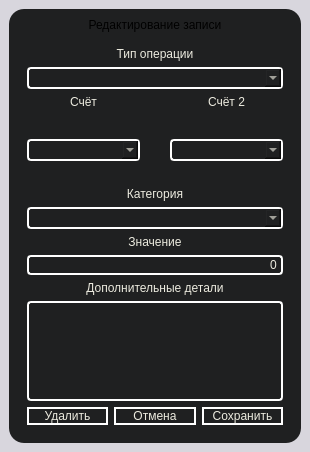
        <widget class="QWidget" name="edit_note_page">
         <layout class="QVBoxLayout" name="verticalLayout_15">
          <property name="leftMargin">
           <number>0</number>
          </property>
          <property name="topMargin">
           <number>0</number>
          </property>
          <property name="rightMargin">
           <number>0</number>
          </property>
          <property name="bottomMargin">
           <number>0</number>
          </property>
          <item>
           <widget class="QFrame" name="frame_9">
            <property name="minimumSize">
             <size>
              <width>0</width>
              <height>0</height>
             </size>
            </property>
            <property name="styleSheet">
             <string notr="true">background-color: #D8D6DD;</string>
            </property>
            <property name="frameShape">
             <enum>QFrame::Shape::NoFrame</enum>
            </property>
            <property name="frameShadow">
             <enum>QFrame::Shadow::Plain</enum>
            </property>
            <layout class="QGridLayout" name="gridLayout_6">
             <item row="0" column="0">
              <widget class="QWidget" name="from_edit_note" native="true">
               <property name="maximumSize">
                <size>
                 <width>450</width>
                 <height>625</height>
                </size>
               </property>
               <property name="styleSheet">
                <string notr="true">QWidget#from_edit_note{
	font: 600 14pt &quot;Noto Sans KR&quot;;
	color:#ECEBDF;
	background-color: #1F2021;
	border-radius:15px;
}</string>
               </property>
               <layout class="QVBoxLayout" name="verticalLayout_21">
                <item>
                 <widget class="QLabel" name="editNoteLabel">
                  <property name="maximumSize">
                   <size>
                    <width>430</width>
                    <height>25</height>
                   </size>
                  </property>
                  <property name="styleSheet">
                   <string notr="true">background-color: #1F2021;
font: 650 14pt &quot;Noto Sans KR&quot;;</string>
                  </property>
                  <property name="text">
                   <string>Редактирование записи</string>
                  </property>
                  <property name="alignment">
                   <set>Qt::AlignmentFlag::AlignCenter</set>
                  </property>
                 </widget>
                </item>
                <item>
                 <widget class="QWidget" name="form_add_note_data_edit" native="true">
                  <property name="styleSheet">
                   <string notr="true">background-color:rgb(61, 68, 100);
font: 600 12pt &quot;Noto Sans KR&quot;;
color:#ECEBDF;
background-color: #1F2021;</string>
                  </property>
                  <layout class="QGridLayout" name="gridLayout_10">
                   <item row="5" column="0">
                    <widget class="QLabel" name="ValueLabel_edit">
                     <property name="maximumSize">
                      <size>
                       <width>300</width>
                       <height>25</height>
                      </size>
                     </property>
                     <property name="text">
                      <string>Значение</string>
                     </property>
                     <property name="alignment">
                      <set>Qt::AlignmentFlag::AlignCenter</set>
                     </property>
                    </widget>
                   </item>
                   <item row="1" column="0">
                    <widget class="QComboBox" name="OperationComboBox_edit">
                     <property name="maximumSize">
                      <size>
                       <width>300</width>
                       <height>30</height>
                      </size>
                     </property>
                     <property name="styleSheet">
                      <string notr="true">QComboBox {
    border: 1.5px solid white;
    border-radius: 4px;
    padding: 1px 18px 1px 3px;
    min-width: 6em;
}
QComboBox QAbstractItemView {
    border: 1.5px solid white;
    selection-background-color: #353535;
}

/* VERTICAL SCROLLBAR */
 QScrollBar:vertical {
	border: none;
    background: #1F2021;
    width: 14px;
    margin: 15px 0 15px 0;
	border-radius: 0px;
 }

/*  HANDLE BAR VERTICAL */
QScrollBar::handle:vertical {	
	background-color: #102680;
	min-height: 30px;
	border-radius: 7px;
}
QScrollBar::handle:vertical:hover{	
	background-color: #112D9F;
}
QScrollBar::handle:vertical:pressed {	
	background-color: #2E57FF;
}

/* BTN TOP - SCROLLBAR */
QScrollBar::sub-line:vertical {
	border: none;
	background-color:  #102680;
	height: 15px;
	border-top-left-radius: 7px;
	border-top-right-radius: 7px;
	subcontrol-position: top;
	subcontrol-origin: margin;
}
QScrollBar::sub-line:vertical:hover {	
	background-color: #112D9F;
}
QScrollBar::sub-line:vertical:pressed {	
	background-color:  #2E57FF;
}

/* BTN BOTTOM - SCROLLBAR */
QScrollBar::add-line:vertical {
	border: none;
	background-color:  #102680;
	height: 15px;
	border-bottom-left-radius: 7px;
	border-bottom-right-radius: 7px;
	subcontrol-position: bottom;
	subcontrol-origin: margin;
}
QScrollBar::add-line:vertical:hover {	
	background-color:#112D9F;
}
QScrollBar::add-line:vertical:pressed {	
	background-color:  #2E57FF;
}

/* RESET ARROW */
QScrollBar::up-arrow:vertical, QScrollBar::down-arrow:vertical {
	background: none;
}
QScrollBar::add-page:vertical, QScrollBar::sub-page:vertical {
	background: none;
}
</string>
                     </property>
                    </widget>
                   </item>
                   <item row="7" column="0">
                    <widget class="QLabel" name="DetailsLabel_edit">
                     <property name="maximumSize">
                      <size>
                       <width>300</width>
                       <height>25</height>
                      </size>
                     </property>
                     <property name="text">
                      <string>Дополнительные детали</string>
                     </property>
                     <property name="alignment">
                      <set>Qt::AlignmentFlag::AlignCenter</set>
                     </property>
                    </widget>
                   </item>
                   <item row="3" column="0">
                    <widget class="QLabel" name="CategoryLabel_edit">
                     <property name="maximumSize">
                      <size>
                       <width>300</width>
                       <height>25</height>
                      </size>
                     </property>
                     <property name="text">
                      <string>Категория</string>
                     </property>
                     <property name="alignment">
                      <set>Qt::AlignmentFlag::AlignCenter</set>
                     </property>
                    </widget>
                   </item>
                   <item row="6" column="0">
                    <widget class="QLineEdit" name="ValueLineEditNote_edit">
                     <property name="maximumSize">
                      <size>
                       <width>300</width>
                       <height>30</height>
                      </size>
                     </property>
                     <property name="styleSheet">
                      <string notr="true">border: 1.5px solid white;
border-radius:4px;</string>
                     </property>
                     <property name="text">
                      <string>0</string>
                     </property>
                     <property name="alignment">
                      <set>Qt::AlignmentFlag::AlignRight|Qt::AlignmentFlag::AlignTrailing|Qt::AlignmentFlag::AlignVCenter</set>
                     </property>
                    </widget>
                   </item>
                   <item row="2" column="0">
                    <layout class="QHBoxLayout" name="horizontalLayout_13">
                     <property name="spacing">
                      <number>30</number>
                     </property>
                     <property name="bottomMargin">
                      <number>0</number>
                     </property>
                     <item>
                      <layout class="QVBoxLayout" name="verticalLayout_28">
                       <property name="bottomMargin">
                        <number>20</number>
                       </property>
                       <item>
                        <widget class="QLabel" name="AccountLabelMain_edit">
                         <property name="maximumSize">
                          <size>
                           <width>300</width>
                           <height>25</height>
                          </size>
                         </property>
                         <property name="text">
                          <string>Счёт</string>
                         </property>
                         <property name="alignment">
                          <set>Qt::AlignmentFlag::AlignCenter</set>
                         </property>
                        </widget>
                       </item>
                       <item>
                        <widget class="QComboBox" name="accountMainComboBox_edit">
                         <property name="maximumSize">
                          <size>
                           <width>300</width>
                           <height>25</height>
                          </size>
                         </property>
                         <property name="styleSheet">
                          <string notr="true">QComboBox {
    border: 1.5px solid white;
    border-radius: 4px;
    padding: 1px 18px 1px 3px;
}
QComboBox QAbstractItemView {
    border: 1.5px solid white;
    selection-background-color: #353535;
}

/* VERTICAL SCROLLBAR */
 QScrollBar:vertical {
	border: none;
    background: #1F2021;
    width: 14px;
    margin: 15px 0 15px 0;
	border-radius: 0px;
 }

/*  HANDLE BAR VERTICAL */
QScrollBar::handle:vertical {	
	background-color: #102680;
	min-height: 30px;
	border-radius: 7px;
}
QScrollBar::handle:vertical:hover{	
	background-color: #112D9F;
}
QScrollBar::handle:vertical:pressed {	
	background-color: #2E57FF;
}

/* BTN TOP - SCROLLBAR */
QScrollBar::sub-line:vertical {
	border: none;
	background-color:  #102680;
	height: 15px;
	border-top-left-radius: 7px;
	border-top-right-radius: 7px;
	subcontrol-position: top;
	subcontrol-origin: margin;
}
QScrollBar::sub-line:vertical:hover {	
	background-color: #112D9F;
}
QScrollBar::sub-line:vertical:pressed {	
	background-color:  #2E57FF;
}

/* BTN BOTTOM - SCROLLBAR */
QScrollBar::add-line:vertical {
	border: none;
	background-color:  #102680;
	height: 15px;
	border-bottom-left-radius: 7px;
	border-bottom-right-radius: 7px;
	subcontrol-position: bottom;
	subcontrol-origin: margin;
}
QScrollBar::add-line:vertical:hover {	
	background-color:#112D9F;
}
QScrollBar::add-line:vertical:pressed {	
	background-color:  #2E57FF;
}

/* RESET ARROW */
QScrollBar::up-arrow:vertical, QScrollBar::down-arrow:vertical {
	background: none;
}
QScrollBar::add-page:vertical, QScrollBar::sub-page:vertical {
	background: none;
}
</string>
                         </property>
                        </widget>
                       </item>
                      </layout>
                     </item>
                     <item>
                      <layout class="QVBoxLayout" name="verticalLayout_29">
                       <property name="bottomMargin">
                        <number>20</number>
                       </property>
                       <item>
                        <widget class="QLabel" name="AccountLabelAddit_edit">
                         <property name="enabled">
                          <bool>true</bool>
                         </property>
                         <property name="maximumSize">
                          <size>
                           <width>300</width>
                           <height>25</height>
                          </size>
                         </property>
                         <property name="text">
                          <string>Счёт 2</string>
                         </property>
                         <property name="alignment">
                          <set>Qt::AlignmentFlag::AlignCenter</set>
                         </property>
                        </widget>
                       </item>
                       <item>
                        <widget class="QComboBox" name="accountAdditComboBox_edit">
                         <property name="maximumSize">
                          <size>
                           <width>300</width>
                           <height>25</height>
                          </size>
                         </property>
                         <property name="styleSheet">
                          <string notr="true">QComboBox {
    border: 1.5px solid white;
    border-radius: 4px;
    padding: 1px 18px 1px 3px;
}
QComboBox QAbstractItemView {
    border: 1.5px solid white;
    selection-background-color: #353535;
}

/* VERTICAL SCROLLBAR */
 QScrollBar:vertical {
	border: none;
    background: #1F2021;
    width: 14px;
    margin: 15px 0 15px 0;
	border-radius: 0px;
 }

/*  HANDLE BAR VERTICAL */
QScrollBar::handle:vertical {	
	background-color: #102680;
	min-height: 30px;
	border-radius: 7px;
}
QScrollBar::handle:vertical:hover{	
	background-color: #112D9F;
}
QScrollBar::handle:vertical:pressed {	
	background-color: #2E57FF;
}

/* BTN TOP - SCROLLBAR */
QScrollBar::sub-line:vertical {
	border: none;
	background-color:  #102680;
	height: 15px;
	border-top-left-radius: 7px;
	border-top-right-radius: 7px;
	subcontrol-position: top;
	subcontrol-origin: margin;
}
QScrollBar::sub-line:vertical:hover {	
	background-color: #112D9F;
}
QScrollBar::sub-line:vertical:pressed {	
	background-color:  #2E57FF;
}

/* BTN BOTTOM - SCROLLBAR */
QScrollBar::add-line:vertical {
	border: none;
	background-color:  #102680;
	height: 15px;
	border-bottom-left-radius: 7px;
	border-bottom-right-radius: 7px;
	subcontrol-position: bottom;
	subcontrol-origin: margin;
}
QScrollBar::add-line:vertical:hover {	
	background-color:#112D9F;
}
QScrollBar::add-line:vertical:pressed {	
	background-color:  #2E57FF;
}

/* RESET ARROW */
QScrollBar::up-arrow:vertical, QScrollBar::down-arrow:vertical {
	background: none;
}
QScrollBar::add-page:vertical, QScrollBar::sub-page:vertical {
	background: none;
}
</string>
                         </property>
                        </widget>
                       </item>
                      </layout>
                     </item>
                    </layout>
                   </item>
                   <item row="9" column="0">
                    <layout class="QHBoxLayout" name="horizontalLayout_14">
                     <item>
                      <widget class="QPushButton" name="deleteButtonNote_edit">
                       <property name="maximumSize">
                        <size>
                         <width>100</width>
                         <height>50</height>
                        </size>
                       </property>
                       <property name="cursor">
                        <cursorShape>PointingHandCursor</cursorShape>
                       </property>
                       <property name="styleSheet">
                        <string notr="true">QPushButton{
	font: 650 13pt &quot;Noto Sans KR&quot;;
	border-style:outset;
	border-radius:10px;
	border:1.5px solid white;
}

QPushButton:hover{
	background-color: #112D9F;
	border:1.5px solid  #112D9F;
}


QPushButton:pressed{
	background-color: #112D9F;
	border:1.5px solid  #112D9F;
}</string>
                       </property>
                       <property name="text">
                        <string>Удалить</string>
                       </property>
                      </widget>
                     </item>
                     <item>
                      <widget class="QPushButton" name="cancelButtonNote_edit">
                       <property name="maximumSize">
                        <size>
                         <width>100</width>
                         <height>50</height>
                        </size>
                       </property>
                       <property name="cursor">
                        <cursorShape>PointingHandCursor</cursorShape>
                       </property>
                       <property name="styleSheet">
                        <string notr="true">QPushButton{
	font: 650 13pt &quot;Noto Sans KR&quot;;
	border-style:outset;
	border-radius:10px;
	border:1.5px solid white;
}

QPushButton:hover{
	background-color: #112D9F;
	border:1.5px solid  #112D9F;
}


QPushButton:pressed{
	background-color: #112D9F;
	border:1.5px solid  #112D9F;
}</string>
                       </property>
                       <property name="text">
                        <string>Отмена</string>
                       </property>
                      </widget>
                     </item>
                     <item>
                      <widget class="QPushButton" name="saveButtonNote_edit">
                       <property name="maximumSize">
                        <size>
                         <width>100</width>
                         <height>50</height>
                        </size>
                       </property>
                       <property name="cursor">
                        <cursorShape>PointingHandCursor</cursorShape>
                       </property>
                       <property name="styleSheet">
                        <string notr="true">QPushButton{
	font: 650 13pt &quot;Noto Sans KR&quot;;
	border-style:outset;
	border-radius:10px;
	border:1.5px solid white;
}

QPushButton:hover{
	background-color: #112D9F;
	border:1.5px solid  #112D9F;
}


QPushButton:pressed{
	background-color: #112D9F;
	border:1.5px solid  #112D9F;
}</string>
                       </property>
                       <property name="text">
                        <string>Сохранить</string>
                       </property>
                      </widget>
                     </item>
                    </layout>
                   </item>
                   <item row="0" column="0">
                    <widget class="QLabel" name="OperationLabel_edit">
                     <property name="maximumSize">
                      <size>
                       <width>300</width>
                       <height>25</height>
                      </size>
                     </property>
                     <property name="text">
                      <string>Тип операции</string>
                     </property>
                     <property name="alignment">
                      <set>Qt::AlignmentFlag::AlignCenter</set>
                     </property>
                    </widget>
                   </item>
                   <item row="4" column="0">
                    <widget class="QComboBox" name="categoryComboBox_edit">
                     <property name="maximumSize">
                      <size>
                       <width>300</width>
                       <height>25</height>
                      </size>
                     </property>
                     <property name="styleSheet">
                      <string notr="true">QComboBox {
    border: 1.5px solid white;
    border-radius: 4px;
    padding: 1px 18px 1px 3px;
}
QComboBox QAbstractItemView {
    border: 1.5px solid white;
    selection-background-color: #353535;
}

/* VERTICAL SCROLLBAR */
 QScrollBar:vertical {
	border: none;
    background: #1F2021;
    width: 14px;
    margin: 15px 0 15px 0;
	border-radius: 0px;
 }

/*  HANDLE BAR VERTICAL */
QScrollBar::handle:vertical {	
	background-color: #102680;
	min-height: 30px;
	border-radius: 7px;
}
QScrollBar::handle:vertical:hover{	
	background-color: #112D9F;
}
QScrollBar::handle:vertical:pressed {	
	background-color: #2E57FF;
}

/* BTN TOP - SCROLLBAR */
QScrollBar::sub-line:vertical {
	border: none;
	background-color:  #102680;
	height: 15px;
	border-top-left-radius: 7px;
	border-top-right-radius: 7px;
	subcontrol-position: top;
	subcontrol-origin: margin;
}
QScrollBar::sub-line:vertical:hover {	
	background-color: #112D9F;
}
QScrollBar::sub-line:vertical:pressed {	
	background-color:  #2E57FF;
}

/* BTN BOTTOM - SCROLLBAR */
QScrollBar::add-line:vertical {
	border: none;
	background-color:  #102680;
	height: 15px;
	border-bottom-left-radius: 7px;
	border-bottom-right-radius: 7px;
	subcontrol-position: bottom;
	subcontrol-origin: margin;
}
QScrollBar::add-line:vertical:hover {	
	background-color:#112D9F;
}
QScrollBar::add-line:vertical:pressed {	
	background-color:  #2E57FF;
}

/* RESET ARROW */
QScrollBar::up-arrow:vertical, QScrollBar::down-arrow:vertical {
	background: none;
}
QScrollBar::add-page:vertical, QScrollBar::sub-page:vertical {
	background: none;
}
</string>
                     </property>
                    </widget>
                   </item>
                   <item row="8" column="0">
                    <widget class="QTextEdit" name="detailsTextEditNote_edit">
                     <property name="maximumSize">
                      <size>
                       <width>300</width>
                       <height>100</height>
                      </size>
                     </property>
                     <property name="styleSheet">
                      <string notr="true">font: 600 10pt &quot;Noto Sans KR&quot;;
border: 1.5px solid white;
border-radius:4px;</string>
                     </property>
                     <property name="verticalScrollBarPolicy">
                      <enum>Qt::ScrollBarPolicy::ScrollBarAsNeeded</enum>
                     </property>
                     <property name="horizontalScrollBarPolicy">
                      <enum>Qt::ScrollBarPolicy::ScrollBarAlwaysOff</enum>
                     </property>
                    </widget>
                   </item>
                  </layout>
                 </widget>
                </item>
               </layout>
              </widget>
             </item>
            </layout>
           </widget>
          </item>
         </layout>
        </widget>
